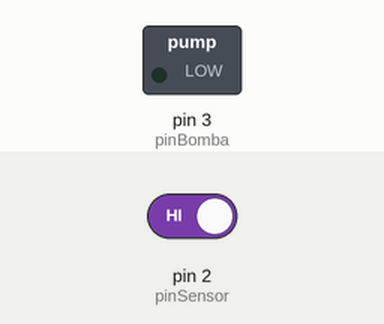
Simulated run of this sketch. Board: Arduino Uno, built with avr-gcc and run on an emulated ATmega328P. On the bench: switched loads named in the sketch (green lamp = pin HIGH). The test bench sets the inputs (shaded band); at power-on: pin 2 (pinSensor) HIGH.

Above: at 1.2 s.
1.3 s: pin 2 (pinSensor) driven LOW
At 2.1 s:
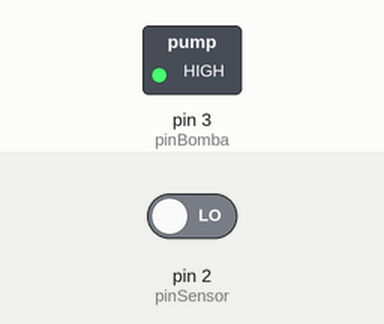
2.8 s: pin 2 (pinSensor) driven HIGH
At 3.2 s:
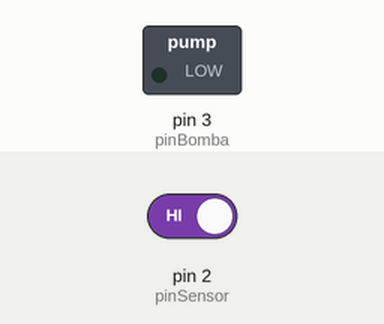
Timing chart, 0 to 5.8 s (numbered marks = the images above; inputs shaded):
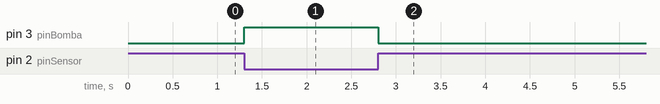

The sketch:

Dispenser.ino
```cpp
#define pinSensor 2
#define pinBomba 3

void setup() {
  pinMode(pinSensor,INPUT);
  pinMode(pinBomba,OUTPUT);
}

void loop() {
  !digitalRead(pinSensor)? digitalWrite(pinBomba, HIGH) : digitalWrite(pinBomba, LOW);
}
```

Measured:
- after the input at 1.3 s, pin 3 (pinBomba): LOW → HIGH at once
- after the input at 2.8 s, pin 3 (pinBomba): HIGH → LOW at once
